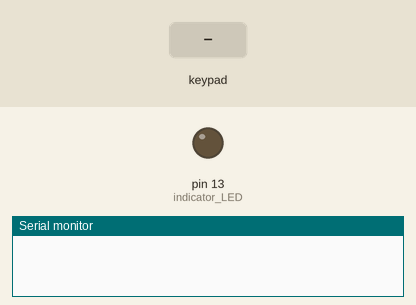
The sketch below on a simulated Arduino Uno, built with avr-gcc and run on an emulated ATmega328P. Shown: output pins drawn as LEDs (lit = HIGH), the last lines printed to the serial monitor. Dashed ring = blinking. The test bench sets the inputs (shaded band).

Above: at 1.2 s.
1.3 s: keypad keys 9 8 7 6 pressed 0.4 s apart
At 1.4 s:
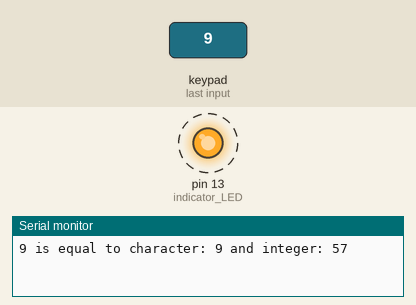
4.4 s: key 'A' pressed
At 4.5 s:
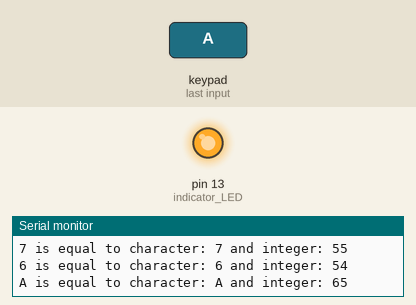
5.9 s: key 'B' pressed
At 7.0 s:
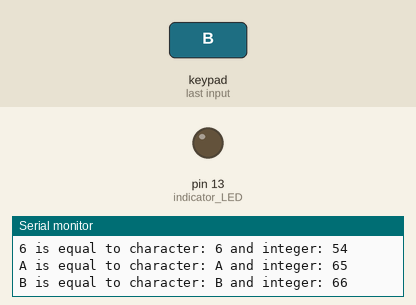
7.4 s: keypad keys 9 8 7 6 # pressed 0.4 s apart
At 9.1 s:
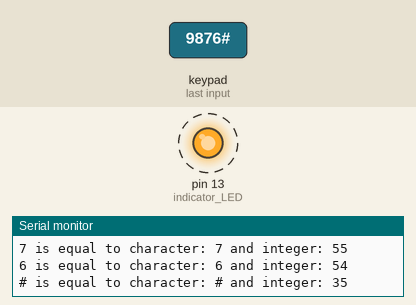
10.9 s: key 'C' pressed
At 12.1 s:
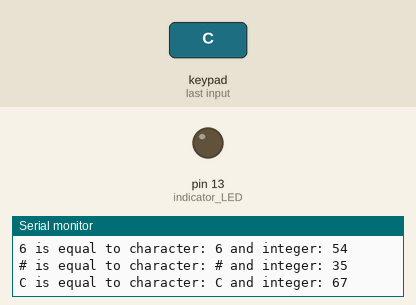
12.4 s: keypad keys 9 8 7 6 * pressed 0.4 s apart
At 14.1 s:
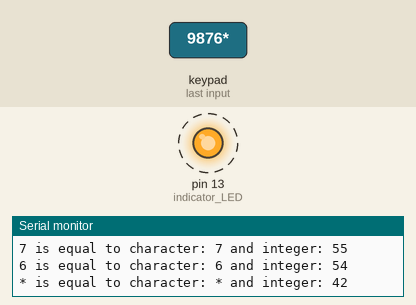
Timing chart, 0 to 15.7 s (numbered marks = the images above; inputs shaded):
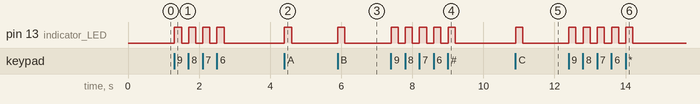

The sketch:

keypad.ino
```cpp
/* This script demonstrates the use of a 4x4 keypad.
The indicator LED will flash everytime an input is given.
Equivalent character and integer value of each input is displayed. */


#include <Keypad.h>

int indicator_LED = 13;
const byte ROWS = 4;
const byte COLS = 4;

char hexaKeys[ROWS][COLS] = {
  { '1', '2', '3', 'A' },
  { '4', '5', '6', 'B' },
  { '7', '8', '9', 'C' },
  { '*', '0', '#', 'D' }
};

byte rowPins[ROWS] = { 9, 8, 7, 6 };
byte colPins[COLS] = { 5, 4, 3, 2 };

Keypad customKeypad = Keypad(makeKeymap(hexaKeys), rowPins, colPins, ROWS, COLS);


void setup() {
  Serial.begin(9600);
  pinMode(indicator_LED, OUTPUT);
}


void loop() {
  digitalWrite(indicator_LED, 0);

  char customKey = customKeypad.getKey();  // input
  if (customKey) {
    digitalWrite(indicator_LED, 1);  // flash LED
    char a = customKey;              // equivalent character
    int n = customKey;               // equivalent integer
    Serial.print(customKey);
    Serial.print(" is equal to character: ");
    Serial.print(a);
    Serial.print(" and integer: ");
    Serial.println(n);
    delay(200);
  }
}
```

Measured:
- after the input at 1.3 s, pin 13 (indicator_LED): alternates HIGH for 0.20 s and LOW for 0.20 s, 8 changes in all, then stays LOW, starting at once
- after the input at 4.4 s, pin 13 (indicator_LED): LOW → HIGH at once, → LOW 0.20 s later
- after the input at 5.9 s, pin 13 (indicator_LED): LOW → HIGH at once, → LOW 0.20 s later
- after the input at 7.4 s, pin 13 (indicator_LED): alternates HIGH for 0.20 s and LOW for 0.20 s, 10 changes in all, then stays LOW, starting at once
- after the input at 10.9 s, pin 13 (indicator_LED): LOW → HIGH at once, → LOW 0.20 s later
- after the input at 12.4 s, pin 13 (indicator_LED): alternates HIGH for 0.20 s and LOW for 0.20 s, 10 changes in all, then stays LOW, starting at once
